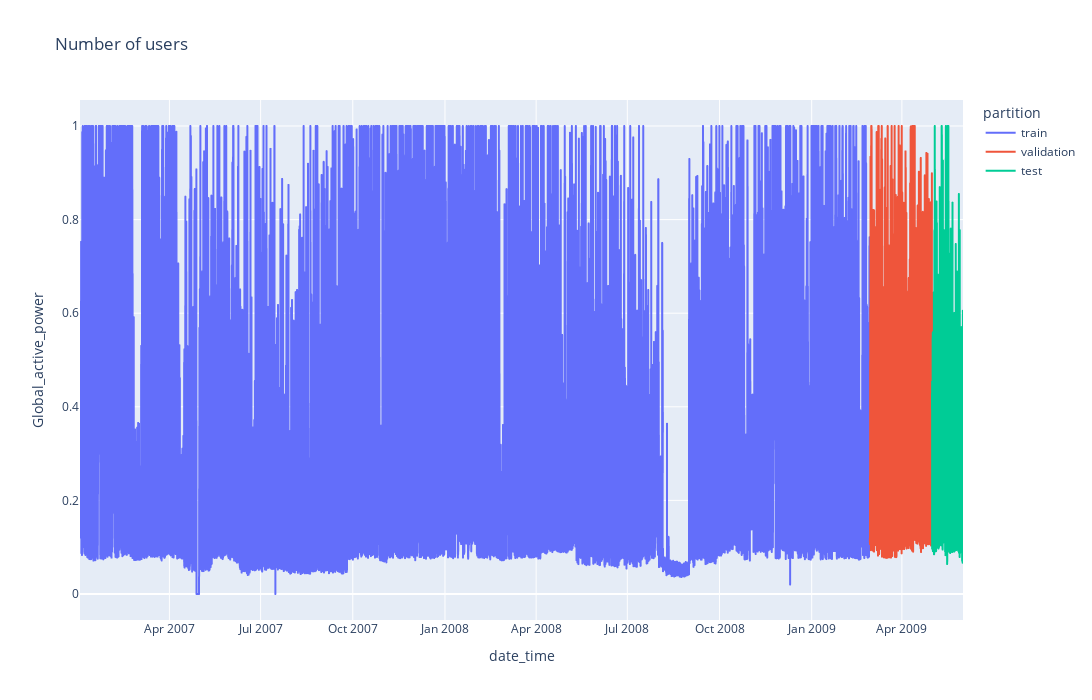

Notebook code cell kept with this figure:
### Markdown cell above
## Grafico interactivo

### Code cell
datos.loc[:fin_train,'partition'] = 'train'
datos.loc[fin_train:fin_validacion,'partition'] = 'validation'
datos.loc[fin_validacion:,'partition'] = 'test'

fig = px.line(
    data_frame=datos.reset_index(),
    x = 'date_time',
    y = 'Global_active_power',
    color = 'partition',
    title = 'Number of users',
    width = 1200,
    height= 700
)
fig.show()
datos = datos.drop(columns='partition')

### Figure 1 — Plotly figure (JSON) as saved in the notebook; plotly's stock layout.template omitted (floating-point values rounded to 4 significant figures; data arrays with more than 128 entries replaced by an {"elided": "..."} marker saying what was removed)
{"data": [{"hovertemplate": "partition=train<br>date_time=%{x}<br>Global_active_power=%{y}<extra></extra>", "legendgroup": "train", "line": {"color": "#636efa", "dash": "solid"}, "marker": {"symbol": "circle"}, "mode": "lines", "name": "train", "showlegend": true, "type": "scattergl", "x": {"elided": "18918 str values"}, "xaxis": "x", "y": {"elided": "18918 float values"}, "yaxis": "y"}, {"hovertemplate": "partition=validation<br>date_time=%{x}<br>Global_active_power=%{y}<extra></extra>", "legendgroup": "validation", "line": {"color": "#EF553B", "dash": "solid"}, "marker": {"symbol": "circle"}, "mode": "lines", "name": "validation", "showlegend": true, "type": "scattergl", "x": {"elided": "1488 str values"}, "xaxis": "x", "y": {"elided": "1488 float values"}, "yaxis": "y"}, {"hovertemplate": "partition=test<br>date_time=%{x}<br>Global_active_power=%{y}<extra></extra>", "legendgroup": "test", "line": {"color": "#00cc96", "dash": "solid"}, "marker": {"symbol": "circle"}, "mode": "lines", "name": "test", "showlegend": true, "type": "scattergl", "x": {"elided": "745 str values"}, "xaxis": "x", "y": {"elided": "745 float values"}, "yaxis": "y"}], "layout": {"height": 700, "legend": {"title": {"text": "partition"}, "tracegroupgap": 0}, "title": {"text": "Number of users"}, "width": 1200, "xaxis": {"anchor": "y", "domain": [0, 1], "title": {"text": "date_time"}}, "yaxis": {"anchor": "x", "domain": [0, 1], "title": {"text": "Global_active_power"}}}}
